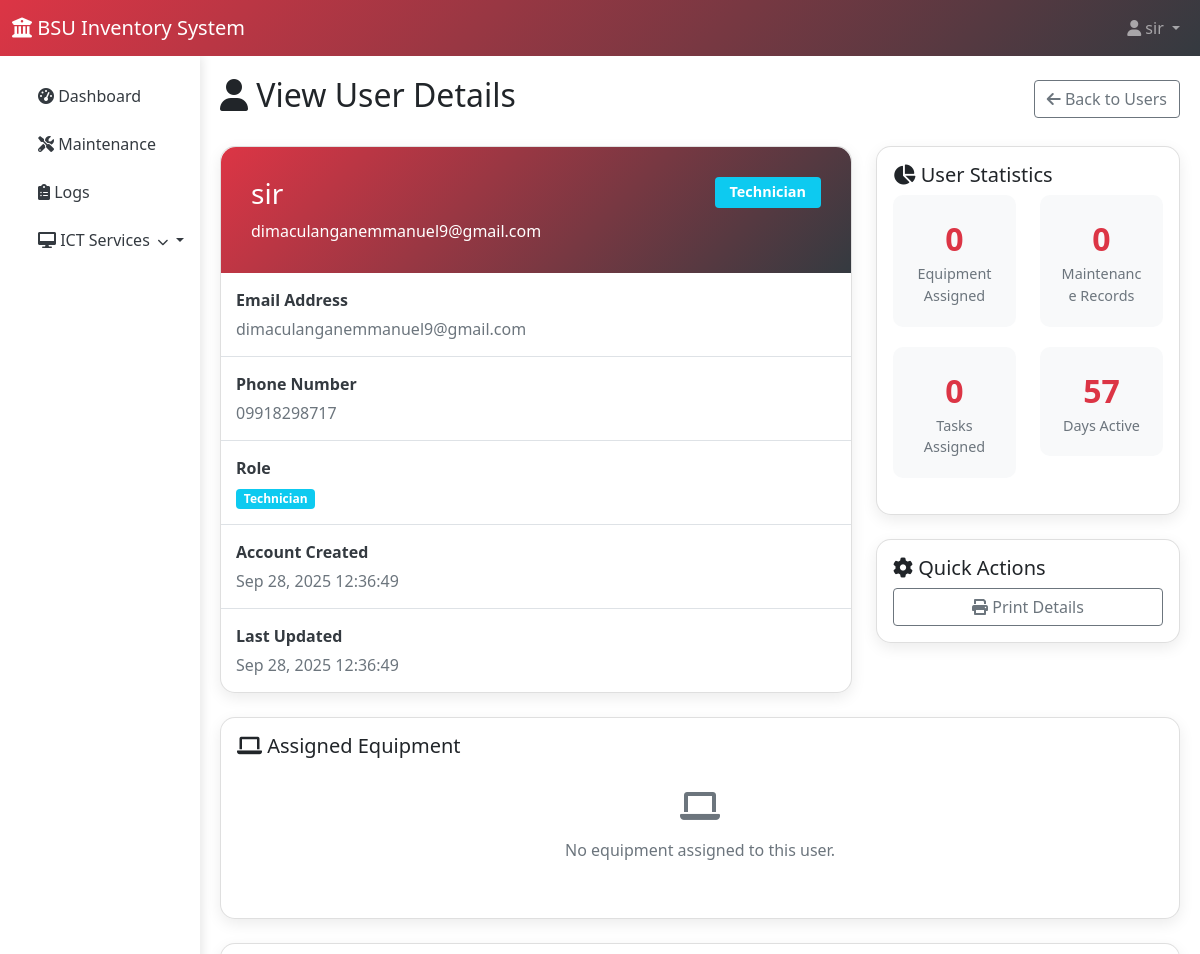
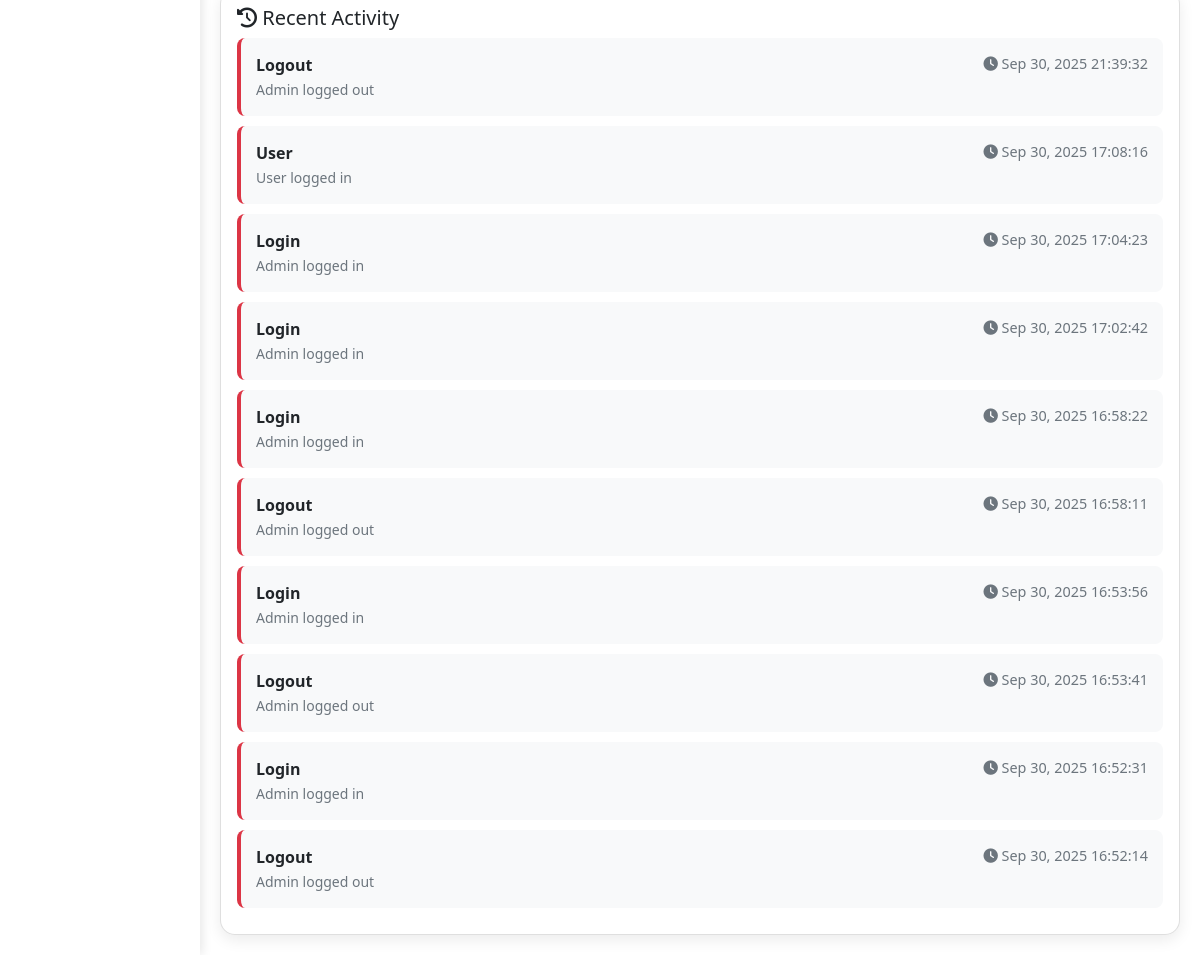
/admin/view_user.php?id=9 (signed in), run on the app's committed database (2 pictures, top to bottom).
### tables this page shows
CREATE TABLE `users` (
  `id` int(11) NOT NULL,
  `full_name` varchar(255) NOT NULL,
  `email` varchar(255) NOT NULL,
  `role` enum('admin','technician','department_admin') NOT NULL DEFAULT 'technician',
  `phone_number` varchar(20) NOT NULL,
  `password` varchar(255) NOT NULL,
  `profile_image` varchar(255) DEFAULT NULL,
  `created_at` timestamp NOT NULL DEFAULT current_timestamp(),
  `updated_at` timestamp NOT NULL DEFAULT current_timestamp() ON UPDATE current_timestamp()
);

### admin/view_user.php (the view, shortened to what this page needs)
<?php
require_once '../includes/db.php';
$user_id = isset($_GET['id']) ? (int)$_GET['id'] : 0;
$stmt = $conn->prepare("
    SELECT u.*,
           COUNT(DISTINCT mr.id) as maintenance_count,
           COUNT(DISTINCT t.id) as task_count
    FROM users u
    LEFT JOIN maintenance_records mr ON u.id = mr.technician_id
    LEFT JOIN tasks t ON u.id = t.assigned_to
    WHERE u.id = ?
    GROUP BY u.id
");
$stmt->bind_param("i", $user_id);
$stmt->execute();
$user = $stmt->get_result()->fetch_assoc();
$user_name = $user['full_name'];
$equipment_stmt = $conn->prepare("
    SELECT e.*, e.type as category_name
    FROM equipment e
    WHERE e.assigned_person = ?
    ORDER BY e.date_acquired DESC
");
$equipment_stmt->bind_param("s", $user_name);
$equipment_stmt->execute();
$assigned_equipment = $equipment_stmt->get_result();
$equipment_count_stmt = $conn->prepare("SELECT COUNT(*) as count FROM equipment WHERE assigned_person = ?");
$equipment_count_stmt->bind_param("s", $user_name);
$equipment_count_stmt->execute();
$equipment_count_result = $equipment_count_stmt->get_result()->fetch_assoc();
$user['equipment_count'] = $equipment_count_result['count'];
$recent_activity_stmt = $conn->prepare("
    SELECT action, description, created_at
    FROM admin_logs
    WHERE admin_id = ?
    ORDER BY created_at DESC
    LIMIT 10
");
$recent_activity_stmt->bind_param("i", $user_id);
$recent_activity_stmt->execute();
$recent_activity = $recent_activity_stmt->get_result();
?>
<!DOCTYPE html>
<html lang="en">
<head>
    <link href="https://cdn.jsdelivr.net/npm/bootstrap@5.1.3/dist/css/bootstrap.min.css" rel="stylesheet">
    <link href="https://cdnjs.cloudflare.com/ajax/libs/font-awesome/6.0.0/css/all.min.css" rel="stylesheet">
</head>
<body>
    <nav class="navbar navbar-expand-lg navbar-dark">
        <div class="container-fluid">
            <a class="navbar-brand" href="dashboard.php">
                <i class="fas fa-university"></i> BSU Inventory System
            </a>
            <div class="navbar-nav ms-auto">
                <div class="nav-item dropdown">
                    <a class="nav-link dropdown-toggle" href="#" id="navbarDropdown" role="button" data-bs-toggle="dropdown">
                        <i class="fas fa-user"></i> <?php echo $_SESSION['user_name']; ?>
                    </a>
                </div>
            </div>
        </div>
    </nav>
    <div class="container-fluid">
        <div class="row">
            <?php include 'sidebar.php'; ?>
            <div class="col-md-9 col-lg-10 main-content">
                <div class="d-flex justify-content-between align-items-center mb-4">
                    <h2><i class="fas fa-user"></i> View User Details</h2>
                    <div>
                        <a href="users.php" class="btn btn-outline-secondary">
                            <i class="fas fa-arrow-left"></i> Back to Users
                        </a>
                    </div>
                </div>
                <div class="row">
                    <div class="col-md-8">
                        <div class="card">
                            <div class="user-header">
                                <div class="d-flex justify-content-between align-items-start">
                                    <div>
                                        <h3 class="mb-2"><?php echo htmlspecialchars($user['full_name']); ?></h3>
                                        <p class="mb-0"><?php echo htmlspecialchars($user['email']); ?></p>
                                    </div>
                                    <div>
                                        <?php
                                        $role_class = $user['role'] === 'admin' ? 'danger' : 'info';
                                        ?>
                                        <span class="badge bg-<?php echo $role_class; ?> role-badge">
                                            <?php echo ucfirst($user['role']); ?>
                                        </span>
                                    </div>
                                </div>
                            </div>
                            <div class="card-body p-0">
                                <div class="info-item">
                                    <div class="info-label">Email Address</div>
                                    <div class="info-value"><?php echo htmlspecialchars($user['email']); ?></div>
                                </div>
                                <div class="info-item">
                                    <div class="info-label">Phone Number</div>
                                    <div class="info-value"><?php echo htmlspecialchars($user['phone_number']); ?></div>
                                </div>
                                <div class="info-item">
                                    <div class="info-label">Role</div>
                                    <div class="info-value">
                                        <span class="badge bg-<?php echo $role_class; ?>">
                                            <?php echo ucfirst($user['role']); ?>
                                        </span>
                                    </div>
                                </div>
                                <div class="info-item">
                                    <div class="info-label">Account Created</div>
                                    <div class="info-value"><?php echo date('M d, Y H:i:s', strtotime($user['created_at'])); ?></div>
                                </div>
                                <div class="info-item">
                                    <div class="info-label">Last Updated</div>
                                    <div class="info-value"><?php echo date('M d, Y H:i:s', strtotime($user['updated_at'])); ?></div>
                                </div>
                            </div>
                        </div>
                    </div>
                    <div class="col-md-4">
                        <div class="card mb-4">
                            <div class="card-body">
                                <h5 class="card-title"><i class="fas fa-chart-pie"></i> User Statistics</h5>
                                <div class="row">
                                    <div class="col-6">
                                        <div class="stats-card bg-light">
                                            <div class="stats-number"><?php echo $user['equipment_count']; ?></div>
                                            <div class="stats-label">Equipment Assigned</div>
                                        </div>
                                    </div>
                                    <div class="col-6">
                                        <div class="stats-card bg-light">
                                            <div class="stats-number"><?php echo $user['maintenance_count']; ?></div>
                                            <div class="stats-label">Maintenance Records</div>
                                        </div>
                                    </div>
                                    <div class="col-6">
                                        <div class="stats-card bg-light">
                                            <div class="stats-number"><?php echo $user['task_count']; ?></div>
                                            <div class="stats-label">Tasks Assigned</div>
                                        </div>
                                    </div>
                                    <div class="col-6">
                                        <div class="stats-card bg-light">
                                            <div class="stats-number">
                                                <?php
                                                $days = floor((time() - strtotime($user['created_at'])) / (60 * 60 * 24));
                                                echo $days;
                                                ?>
                                            </div>
                                            <div class="stats-label">Days Active</div>
                                        </div>
                                    </div>
                                </div>
                            </div>
                        </div>
                        <div class="card">
                            <div class="card-body">
                                <h5 class="card-title"><i class="fas fa-cog"></i> Quick Actions</h5>
                                <div class="d-grid gap-2">
                                    <button class="btn btn-outline-secondary" onclick="printUserDetails()">
                                        <i class="fas fa-print"></i> Print Details
                                    </button>
                                </div>
                            </div>
                        </div>
                    </div>
                </div>
                <div class="card mt-4">
                    <div class="card-body">
                        <h5 class="card-title"><i class="fas fa-laptop"></i> Assigned Equipment</h5>
                        <?php if ($assigned_equipment->num_rows > 0): ?>
                            <div class="row">
                                <?php while ($equipment = $assigned_equipment->fetch_assoc()): ?>
                                    <div class="col-md-6 col-lg-4">
                                        <div class="equipment-item">
                                            <div class="d-flex justify-content-between align-items-start">
                                                <div>
                                                    <h6 class="mb-1"><?php echo htmlspecialchars($equipment['property_equipment']); ?></h6>
                                                    <p class="mb-1 text-muted"><?php echo htmlspecialchars($equipment['category_name'] ?? $equipment['type']); ?></p>
                                                    <small class="text-muted">
                                                        Asset Tag: <?php echo htmlspecialchars($equipment['asset_tag']); ?><br>
                                                        Location: <?php echo htmlspecialchars($equipment['location']); ?>
                                                    </small>
                                                </div>
                                                <div>
                                                    <?php
                                                    $status_class = [
                                                        'active' => 'success',
                                                        'maintenance' => 'warning',
                                                        'disposed' => 'danger',
                                                        'lost' => 'secondary'
                                                    ];
                                                    ?>
                                                    <span class="badge bg-<?php echo $status_class[$equipment['status']]; ?> status-badge">
                                                        <?php echo ucfirst($equipment['status']); ?>
                                                    </span>
                                                </div>
                                            </div>
                                            <div class="mt-2">
                                                <a href="view_equipment.php?id=<?php echo $equipment['id']; ?>" class="btn btn-sm btn-outline-primary">
                                                    <i class="fas fa-eye"></i> View
                                                </a>
                                            </div>
                                        </div>
                                    </div>
                                <?php endwhile; ?>
                            </div>
                        <?php else: ?>
                            <div class="text-center py-4">
                                <i class="fas fa-laptop fa-2x text-muted mb-3"></i>
                                <p class="text-muted">No equipment assigned to this user.</p>
                            </div>
                        <?php endif; ?>
                    </div>
                </div>
                <div class="card mt-4">
                    <div class="card-body">
                        <h5 class="card-title"><i class="fas fa-history"></i> Recent Activity</h5>
                        <?php if ($recent_activity->num_rows > 0): ?>
                            <div class="activity-list">
                                <?php while ($activity = $recent_activity->fetch_assoc()): ?>
                                    <div class="activity-item">
                                        <div class="d-flex justify-content-between align-items-start">
                                            <div>
                                                <span class="fw-bold"><?php echo htmlspecialchars($activity['action']); ?></span>
                                                <?php if ($activity['description']): ?>
                                                    <br><small class="text-muted"><?php echo htmlspecialchars($activity['description']); ?></small>
                                                <?php endif; ?>
                                            </div>
                                            <div class="activity-time">
                                                <i class="fas fa-clock"></i>
                                                <?php echo date('M d, Y H:i:s', strtotime($activity['created_at'])); ?>
                                            </div>
                                        </div>
                                    </div>
                                <?php endwhile; ?>
                            </div>
                        <?php endif; ?>
                    </div>
                </div>
            </div>
        </div>
    </div>
</body>
</html>

### admin/view_user.php (style rules this page uses)
:root { --primary-color: #dc3545; --secondary-color: #343a40; }
.navbar { background: linear-gradient(135deg, var(--primary-color) 0%, var(--secondary-color) 100%); }
.main-content { padding: 20px; }
.card { border-radius: 15px; box-shadow: 0 5px 15px rgba(0,0,0,0.08); }
.user-header { background: linear-gradient(135deg, var(--primary-color) 0%, var(--secondary-color) 100%); color: white; padding: 30px; border-radius: 15px 15px 0 0; }
.role-badge { font-size: 0.9rem; padding: 8px 15px; }
.info-item { padding: 15px; border-bottom: 1px solid #dee2e6; }
.info-item:last-child { border-bottom: none; }
.info-label { font-weight: 600; color: var(--secondary-color); margin-bottom: 5px; }
.info-value { color: #6c757d; }
.stats-card { text-align: center; padding: 20px; border-radius: 10px; margin-bottom: 20px; }
.stats-number { font-size: 2rem; font-weight: bold; color: var(--primary-color); }
.stats-label { color: #6c757d; font-size: 0.9rem; }
.activity-item { border-left: 4px solid var(--primary-color); padding: 15px; margin-bottom: 10px; background: #f8f9fa; border-radius: 8px; }
.activity-time { color: #6c757d; font-size: 0.9rem; }

### data on the page
users: full_name "sir", email "dimaculanganemmanuel9@gmail.com", role "Technician", phone_number "09918298717", created_at "Sep 28, 2025 12:36:49", updated_at "Sep 28, 2025 12:36:49", created_at "57"

### other printed values
$_SESSION['user_name'] "sir"
$user['equipment_count'] "0"
$user['maintenance_count'] "0"
$user['task_count'] "0"
$activity['action'] "Logout"
$activity['description'] "Admin logged out"
date('M d, Y H:i:s', strtotime($activity['created_at'])) "Sep 30, 2025 21:39:32"
$activity['action'] "User"
$activity['description'] "User logged in"
date('M d, Y H:i:s', strtotime($activity['created_at'])) "Sep 30, 2025 17:08:16"
$activity['action'] "Login"
$activity['description'] "Admin logged in"
date('M d, Y H:i:s', strtotime($activity['created_at'])) "Sep 30, 2025 17:04:23"
date('M d, Y H:i:s', strtotime($activity['created_at'])) "Sep 30, 2025 17:02:42"
date('M d, Y H:i:s', strtotime($activity['created_at'])) "Sep 30, 2025 16:58:22"
